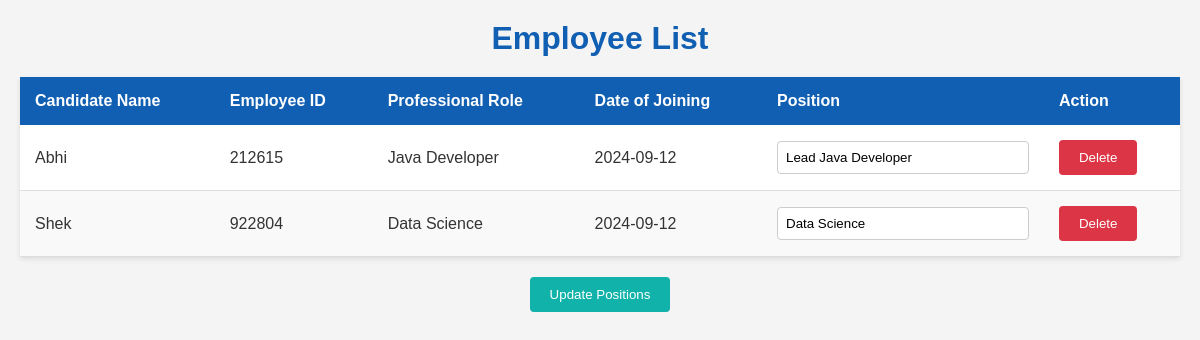
Page /admin/company_home on the committed database.
### tables this page shows
CREATE TABLE selected_candidates (
                id INTEGER PRIMARY KEY AUTOINCREMENT,
                name TEXT NOT NULL,
                employee_id TEXT NOT NULL UNIQUE,
                job_title TEXT NOT NULL,
                date_of_joining TEXT NOT NULL,
                position TEXT NOT NULL
            );

### admin.py (the view)
@admin_blueprint.route('/company_home', methods=['GET'])
def company_home():
    db = get_db()
    candidates = db.execute('SELECT * FROM selected_candidates').fetchall()
    db.close()
    return render_template('company_home.html', candidates=candidates)

### create_db.py (called while the page is built)
def get_db():
    conn = sqlite3.connect(DATABASE)
    conn.row_factory = sqlite3.Row
    return conn

### templates/company_home.html (shortened to what this page needs)
<!DOCTYPE html>
<html lang="en">
<head>
    <link rel="stylesheet" href="{{ url_for('static', filename='company_home.css') }}">
</head>
<body>
    <h1>Employee List</h1>
    <form method="POST" action="{{ url_for('admin.update_candidate_position') }}">
        <table>
            <thead>
                <tr>
                    <th>Candidate Name</th>
                    <th>Employee ID</th>
                    <th>Professional Role</th>
                    <th>Date of Joining</th>
                    <th>Position</th>
                    <th>Action</th>
                </tr>
            </thead>
            <tbody>
                {% for candidate in candidates %}
                <tr>
                    <td>{{ candidate.name }}</td>
                    <td>{{ candidate.employee_id }}</td>
                    <td>{{ candidate.job_title }}</td>
                    <td>{{ candidate.date_of_joining }}</td>
                    <td>
                        <input type="text" name="position_{{ candidate.employee_id }}" value="{{ candidate.position }}">
                    </td>
                    <td>
                        <form method="POST" action="{{ url_for('admin.delete_candidate', employee_id=candidate.employee_id) }}">
                            <input type="submit" value="Delete" onclick="return confirm('Are you sure you want to delete this candidate?');">
                        </form>
                    </td>
                </tr>
                {% endfor %}
            </tbody>
        </table>
        <div class="centered">
            <input type="submit" value="Update Positions">
        </div>
    </form>
</body>
</html>

### static/company_home.css (style rules this page uses)
body, h1, h2, p, table { margin: 0; padding: 0; font-family: Arial, sans-serif; color: #333; }
body { background-color: #f4f4f4; padding: 20px; }
h1 { text-align: center; color: #105fb2; margin-bottom: 20px; }
table { width: 100%; border-collapse: collapse; background-color: #fff; box-shadow: 0 2px 5px rgba(0, 0, 0, 0.1); margin-bottom: 20px; }
thead { background-color: #105fb2; color: #fff; }
thead th { padding: 15px; text-align: left; font-weight: bold; }
tbody tr:nth-child(even) { background-color: #f9f9f9; }
tbody td { padding: 15px; border-bottom: 1px solid #ddd; vertical-align: middle; }
input[type="text"] { width: 100%; padding: 8px; border: 1px solid #ccc; border-radius: 4px; box-sizing: border-box; }
input[type="submit"] { background-color: #10b2aa; color: white; padding: 10px 20px; border: none; border-radius: 4px; cursor: pointer; transition: background-color 0.3s; }
.centered { text-align: center; margin-top: 20px; }
input[type="submit"][value="Delete"] { background-color: #dc3545; }

### rows in the picture
selected_candidates: name "Abhi", employee_id "212615", job_title "Java Developer", date_of_joining "2024-09-12", position "Lead Java Developer"
selected_candidates: name "Shek", employee_id "922804", job_title "Data Science", date_of_joining "2024-09-12", position "Data Science"
